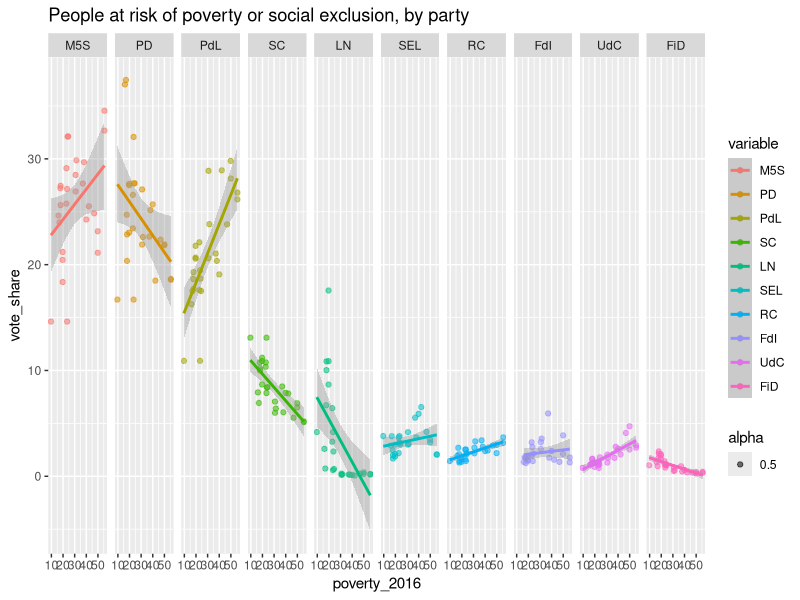

The R script that drew this image:
library(readr)
library(dplyr)
library(ggplot2)
library(reshape2)

# opposite of intersect()
outersect <- function(x, y) {
  sort(c(setdiff(x, y),
         setdiff(y, x)))
}

provinces_regions <- read_csv("data/provinces_regions.csv")
results_provinces_2013 <- read_csv("data/2013_results_provinces.csv")
results_districts_2013 <- read_csv("data/2013_results_districts.csv")

# people at risk of poverty or social exclusion by NUTS-2
# source: Eurostat | data: 2016
poverty_title <- "People at risk of poverty or social exclusion, by party"
poverty <- read_csv("data/ilc_peps11_1_Data.csv") %>%
  select(-`Flag and Footnotes`, -TIME, -UNIT)
names(poverty) <- c('District', 'poverty_2016')

merge(results_districts_2013, poverty, by='District') %>%
  select(-District) %>%
  melt(id=c("District Long", "poverty_2016")) %>% 
  na.omit() %>%
  mutate(vote_share = as.numeric(value)) %>%
  select(-value) %>%
  ggplot(aes(x=poverty_2016, y=vote_share, color=variable)) + 
  geom_point(aes(alpha=0.5)) + 
  facet_grid(. ~ variable) + 
  geom_smooth(method="lm") +
  ggtitle(label=poverty_title)
